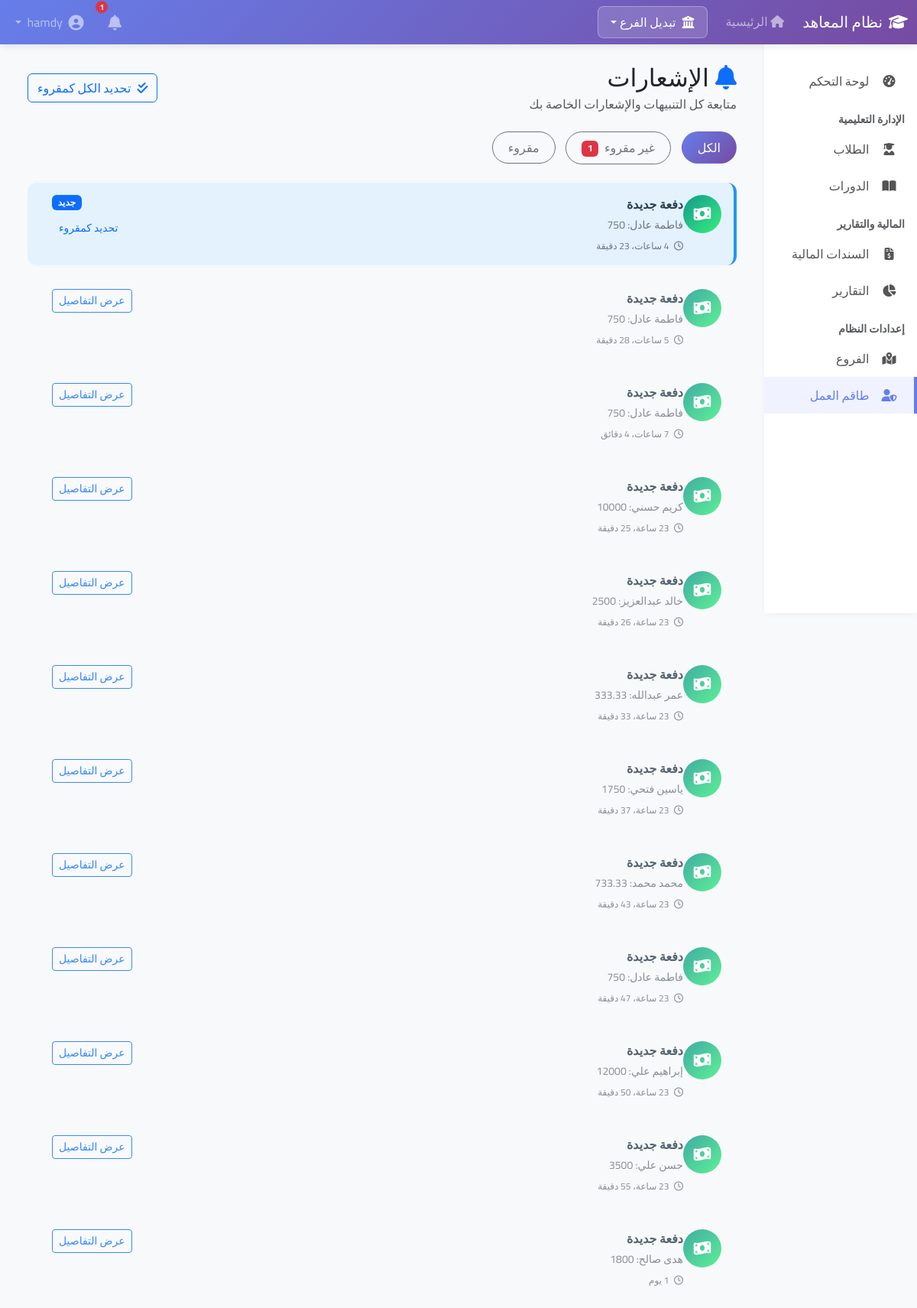
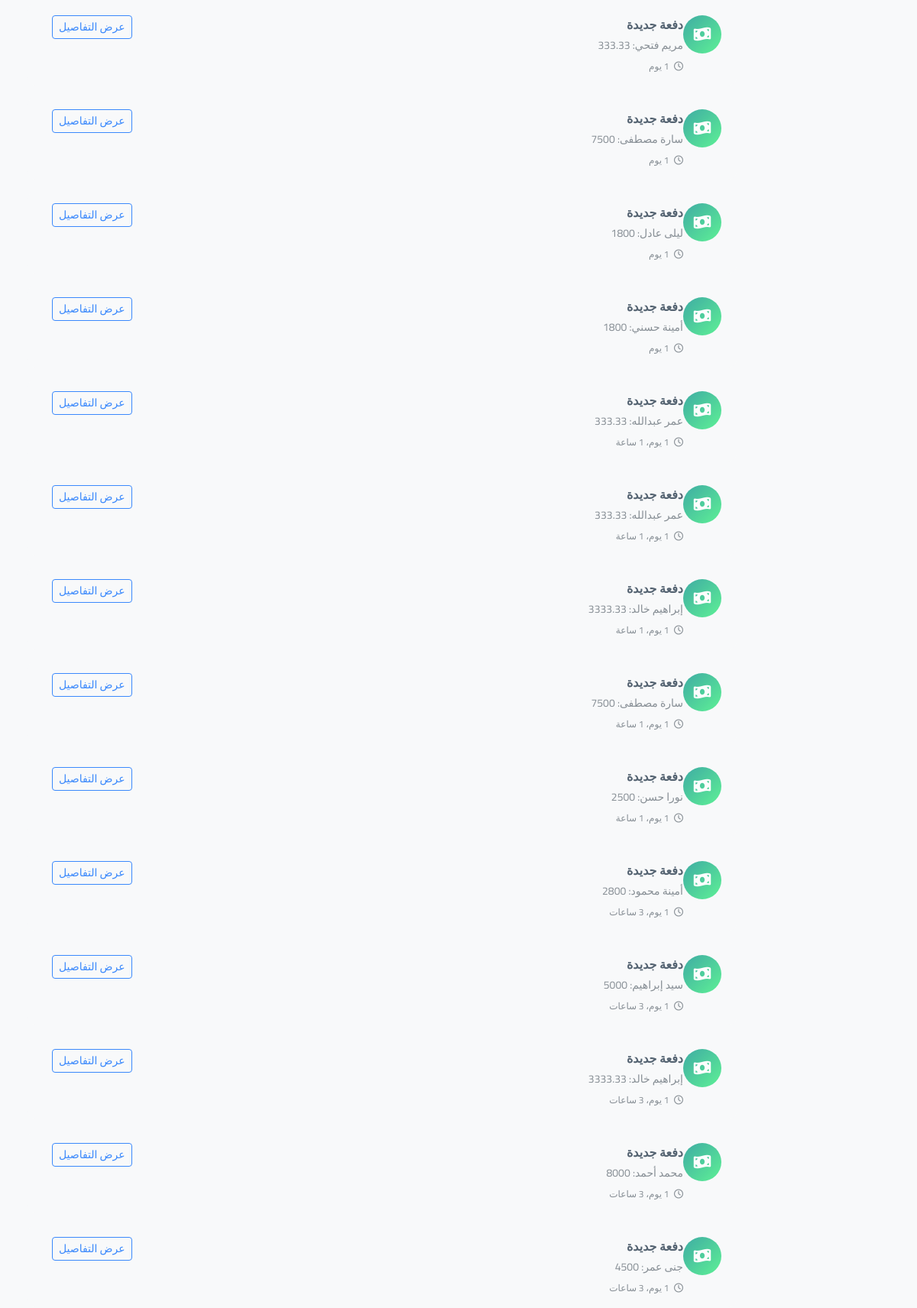
The page /accounts/notifications/ (signed in, upper part) on the database its author committed (2 pictures, top to bottom).
### accounts/models.py (models this page shows, shortened)
class Notification(models.Model):
    NOTIFICATION_TYPES = [
        ('income', 'إيراد جديد'),
        ('expense', 'مصروف جديد'),
        ('installment', 'قسط مستحق'),
        ('registration', 'تسجيل جديد'),
        ('system', 'إشعار نظام'),
    ]
    recipient = models.ForeignKey(
        User,
        on_delete=models.CASCADE,
        related_name='notifications',
        verbose_name='المستلم'
    )
    notification_type = models.CharField(
        max_length=20,
        choices=NOTIFICATION_TYPES,
        verbose_name='نوع الإشعار'
    )
    title = models.CharField(max_length=200, verbose_name='العنوان')
    message = models.TextField(verbose_name='الرسالة')
    related_income = models.ForeignKey(
        'transactions.Income',
        on_delete=models.CASCADE,
        null=True, blank=True,
        related_name='notifications',
        verbose_name='الإيراد المرتبط'
    )
    related_expense = models.ForeignKey(
        'transactions.Expense',
        on_delete=models.CASCADE,
        null=True, blank=True,
        related_name='notifications',
        verbose_name='المصروف المرتبط'
    )
    related_student = models.ForeignKey(
        'students.Student',
        on_delete=models.CASCADE,
        null=True, blank=True,
        related_name='account_notifications',
        verbose_name='الطالب المرتبط'
    )
    is_read = models.BooleanField(default=False, verbose_name='مقروء')
    read_at = models.DateTimeField(null=True, blank=True, verbose_name='تاريخ القراءة')
    created_at = models.DateTimeField(auto_now_add=True, verbose_name='تاريخ الإنشاء')
    class Meta:
        verbose_name = 'إشعار'
        verbose_name_plural = 'الإشعارات'
        ordering = ['-created_at']
        indexes = [
            models.Index(fields=['recipient', 'is_read']),
            models.Index(fields=['created_at']),
        ]

### accounts/views.py (the view)
# urls.py: path('notifications/', views.notifications_list, name='notifications_list'),
@login_required
def notifications_list(request):
    from .models import Notification
    notifications = request.user.notifications.select_related(
        'related_income', 'related_expense', 'related_student'
    )[:50]
    unread = [n for n in notifications if not n.is_read]
    read = [n for n in notifications if n.is_read]
    return render(request, 'accounts/notifications_list.html', {
        'unread_notifications': unread,
        'read_notifications': read,
    })

### templates/accounts/notifications_list.html (shortened to what this page needs)
{% extends 'base.html' %}
{% load static %}
{% block content %}
<div class="container-fluid">
    <div class="d-flex justify-content-between align-items-center mb-4">
        <div>
            <h2 class="mb-1"><i class="fas fa-bell text-primary me-2"></i>الإشعارات</h2>
            <p class="text-muted mb-0">متابعة كل التنبيهات والإشعارات الخاصة بك</p>
        </div>
        {% if unread_notifications %}
        <button class="btn btn-outline-primary" onclick="markAllAsRead()">
            <i class="fas fa-check-double me-2"></i>تحديد الكل كمقروء
        </button>
        {% endif %}
    </div>
    <div class="mb-4">
        <button class="btn btn-outline-secondary filter-btn active" onclick="filterNotifications('all')">
            الكل
        </button>
        <button class="btn btn-outline-secondary filter-btn" onclick="filterNotifications('unread')">
            غير مقروء <span class="badge bg-danger ms-1">{{ unread_notifications|length }}</span>
        </button>
        <button class="btn btn-outline-secondary filter-btn" onclick="filterNotifications('read')">
            مقروء
        </button>
    </div>
    <div id="notifications-container">
        {% if unread_notifications or read_notifications %}
            {% for notif in unread_notifications %}
            <div class="card notification-card unread" data-status="unread" data-type="{{ notif.notification_type }}">
                <div class="card-body">
                    <div class="d-flex">
                        <div class="flex-shrink-0">
                            <div class="notification-icon icon-{{ notif.notification_type }}">
                                <i class="fas
                                    {% if notif.notification_type == 'income' %}fa-money-bill-wave
                                    {% elif notif.notification_type == 'expense' %}fa-file-invoice-dollar
                                    {% elif notif.notification_type == 'installment' %}fa-calendar-check
                                    {% elif notif.notification_type == 'registration' %}fa-user-plus
                                    {% else %}fa-bell{% endif %}">
                                </i>
                            </div>
                        </div>
                        <div class="flex-grow-1 me-3">
                            <div class="d-flex justify-content-between align-items-start">
                                <div>
                                    <div class="notification-title">{{ notif.title }}</div>
                                    <div class="notification-message">{{ notif.message }}</div>
                                    <div class="notification-time mt-2">
                                        <i class="far fa-clock me-1"></i>
                                        {{ notif.created_at|timesince }}
                                    </div>
                                </div>
                                <div class="d-flex flex-column align-items-end">
                                    <span class="badge bg-primary mb-2">جديد</span>
                                    <button class="btn btn-sm btn-link text-decoration-none" onclick="markAsRead({{ notif.id }}, this)">
                                        تحديد كمقروء
                                    </button>
                                </div>
                            </div>
                        </div>
                    </div>
                </div>
            </div>
            {% endfor %}
            {% for notif in read_notifications %}
            <div class="card notification-card read" data-status="read" data-type="{{ notif.notification_type }}">
                <div class="card-body">
                    <div class="d-flex">
                        <div class="flex-shrink-0">
                            <div class="notification-icon icon-{{ notif.notification_type }}">
                                <i class="fas
                                    {% if notif.notification_type == 'income' %}fa-money-bill-wave
                                    {% elif notif.notification_type == 'expense' %}fa-file-invoice-dollar
                                    {% elif notif.notification_type == 'installment' %}fa-calendar-check
                                    {% elif notif.notification_type == 'registration' %}fa-user-plus
                                    {% else %}fa-bell{% endif %}">
                                </i>
                            </div>
                        </div>
                        <div class="flex-grow-1 me-3">
                            <div class="d-flex justify-content-between align-items-start">
                                <div>
                                    <div class="notification-title">{{ notif.title }}</div>
                                    <div class="notification-message">{{ notif.message }}</div>
                                    <div class="notification-time mt-2">
                                        <i class="far fa-clock me-1"></i>
                                        {{ notif.created_at|timesince }}
                                    </div>
                                </div>
                                {% if notif.related_income %}
                                <a href="{% url 'transactions:income_detail' notif.related_income.id %}" class="btn btn-sm btn-outline-primary">
                                    عرض التفاصيل
                                </a>
                                {% elif notif.related_student %}
                                <a href="{% url 'students:student_detail' notif.related_student.id %}" class="btn btn-sm btn-outline-primary">
                                    عرض الطالب
                                </a>
                                {% endif %}
                            </div>
                        </div>
                    </div>
                </div>
            </div>
            {% endfor %}
        {% else %}
            <div class="empty-state">
                <i class="fas fa-bell-slash"></i>
                <h4>لا توجد إشعارات</h4>
                <p class="text-muted">ستظهر هنا الإشعارات الجديدة عندما تصلك</p>
            </div>
        {% endif %}
    </div>
</div>
{% endblock %}

### templates/base.html (style rules this page uses)
* { font-family: 'Cairo', sans-serif; }
body { background-color: #f8f9fa; overflow-x: hidden; }

### templates/accounts/notifications_list.html (style rules this page uses)
.notification-card { border: none; border-radius: 12px; margin-bottom: 15px; transition: all 0.3s; border-right: 4px solid transparent; }
.notification-card.unread { background-color: #e3f2fd; border-right-color: #2196f3; }
.notification-card.read { background-color: #f8f9fa; opacity: 0.8; }
.notification-icon { width: 50px; height: 50px; border-radius: 50%; display: flex; align-items: center; justify-content: center; font-size: 20px; color: white; }
.icon-income { background: linear-gradient(135deg, #11998e, #38ef7d); }
.notification-time { font-size: 12px; color: #6c757d; }
.notification-title { font-weight: 600; color: #2c3e50; margin-bottom: 5px; }
.notification-message { color: #6c757d; font-size: 14px; }
.filter-btn { border-radius: 25px; padding: 8px 20px; margin-left: 10px; transition: all 0.3s; }
.filter-btn.active { background: linear-gradient(135deg, #667eea, #764ba2); color: white; border-color: transparent; }

### rows shown on the page
Notification: title "دفعة جديدة", message "فاطمة عادل: 750", created_at "4 ساعات، 23 دقيقة"
Notification: title "دفعة جديدة", message "فاطمة عادل: 750", created_at "5 ساعات، 28 دقيقة", shows "عرض التفاصيل"
Notification: title "دفعة جديدة", message "فاطمة عادل: 750", created_at "7 ساعات، 4 دقائق", shows "عرض التفاصيل"
Notification: title "دفعة جديدة", message "كريم حسني: 10000", created_at "23 ساعة، 25 دقيقة", shows "عرض التفاصيل"
Notification: title "دفعة جديدة", message "خالد عبدالعزيز: 2500", created_at "23 ساعة، 26 دقيقة", shows "عرض التفاصيل"
Notification: title "دفعة جديدة", message "عمر عبدالله: 333.33", created_at "23 ساعة، 33 دقيقة", shows "عرض التفاصيل"
Notification: title "دفعة جديدة", message "ياسين فتحي: 1750", created_at "23 ساعة، 37 دقيقة", shows "عرض التفاصيل"
Notification: title "دفعة جديدة", message "محمد محمد: 733.33", created_at "23 ساعة، 43 دقيقة", shows "عرض التفاصيل"
Notification: title "دفعة جديدة", message "فاطمة عادل: 750", created_at "23 ساعة، 47 دقيقة", shows "عرض التفاصيل"
Notification: title "دفعة جديدة", message "إبراهيم علي: 12000", created_at "23 ساعة، 50 دقيقة", shows "عرض التفاصيل"
Notification: title "دفعة جديدة", message "حسن علي: 3500", created_at "23 ساعة، 55 دقيقة", shows "عرض التفاصيل"
Notification: title "دفعة جديدة", message "هدى صالح: 1800", created_at "1 يوم", shows "عرض التفاصيل"
Notification: title "دفعة جديدة", message "مريم فتحي: 333.33", created_at "1 يوم", shows "عرض التفاصيل"
Notification: title "دفعة جديدة", message "سارة مصطفى: 7500", created_at "1 يوم", shows "عرض التفاصيل"
Notification: title "دفعة جديدة", message "ليلى عادل: 1800", created_at "1 يوم", shows "عرض التفاصيل"
Notification: title "دفعة جديدة", message "أمينة حسني: 1800", created_at "1 يوم", shows "عرض التفاصيل"
Notification: title "دفعة جديدة", message "عمر عبدالله: 333.33", created_at "1 يوم، 1 ساعة", shows "عرض التفاصيل"
Notification: title "دفعة جديدة", message "عمر عبدالله: 333.33", created_at "1 يوم، 1 ساعة", shows "عرض التفاصيل"
Notification: title "دفعة جديدة", message "إبراهيم خالد: 3333.33", created_at "1 يوم، 1 ساعة", shows "عرض التفاصيل"
Notification: title "دفعة جديدة", message "سارة مصطفى: 7500", created_at "1 يوم، 1 ساعة", shows "عرض التفاصيل"
Notification: title "دفعة جديدة", message "نورا حسن: 2500", created_at "1 يوم، 1 ساعة", shows "عرض التفاصيل"
Notification: title "دفعة جديدة", message "أمينة محمود: 2800", created_at "1 يوم، 3 ساعات", shows "عرض التفاصيل"
Notification: title "دفعة جديدة", message "سيد إبراهيم: 5000", created_at "1 يوم، 3 ساعات", shows "عرض التفاصيل"
Notification: title "دفعة جديدة", message "إبراهيم خالد: 3333.33", created_at "1 يوم، 3 ساعات", shows "عرض التفاصيل"
Notification: title "دفعة جديدة", message "محمد أحمد: 8000", created_at "1 يوم، 3 ساعات", shows "عرض التفاصيل"
Notification: title "دفعة جديدة", message "جنى عمر: 4500", created_at "1 يوم، 3 ساعات", shows "عرض التفاصيل"

### other values the page prints
{{ unread_notifications|length }} "1"
